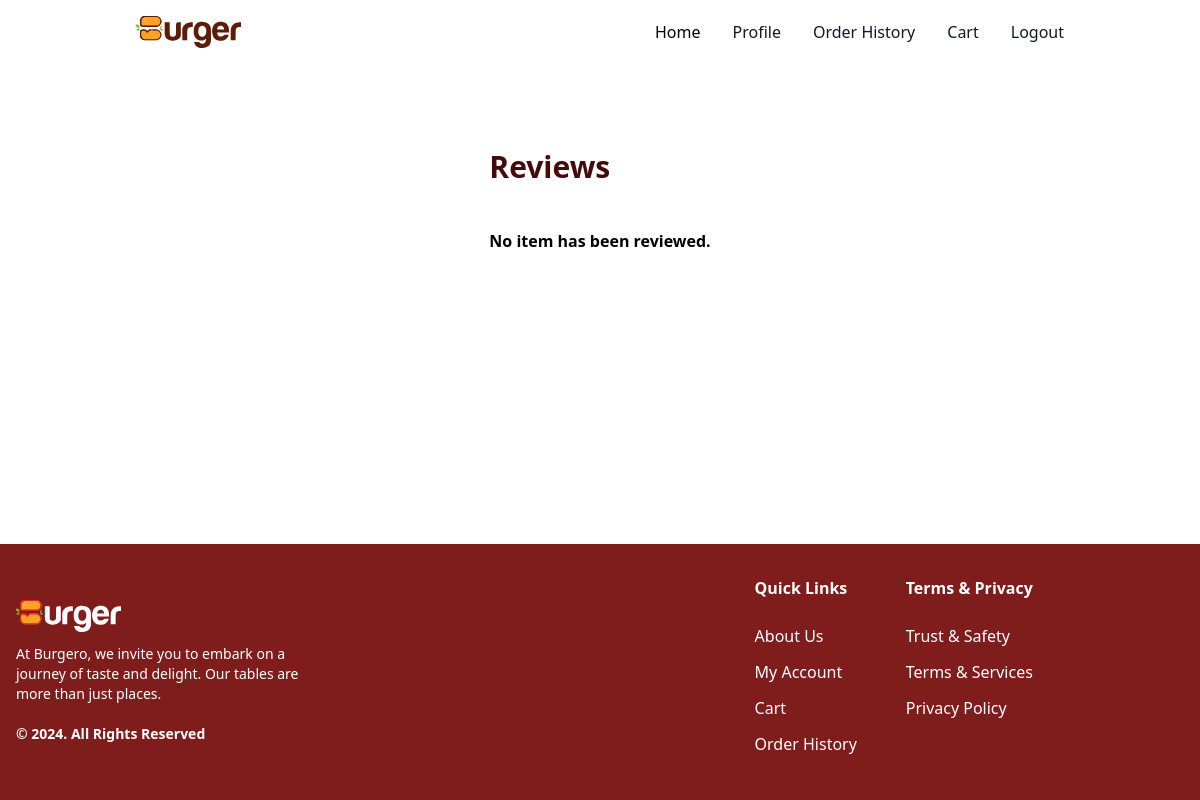
The page /reviews/ (signed in) on the database as committed earlier.
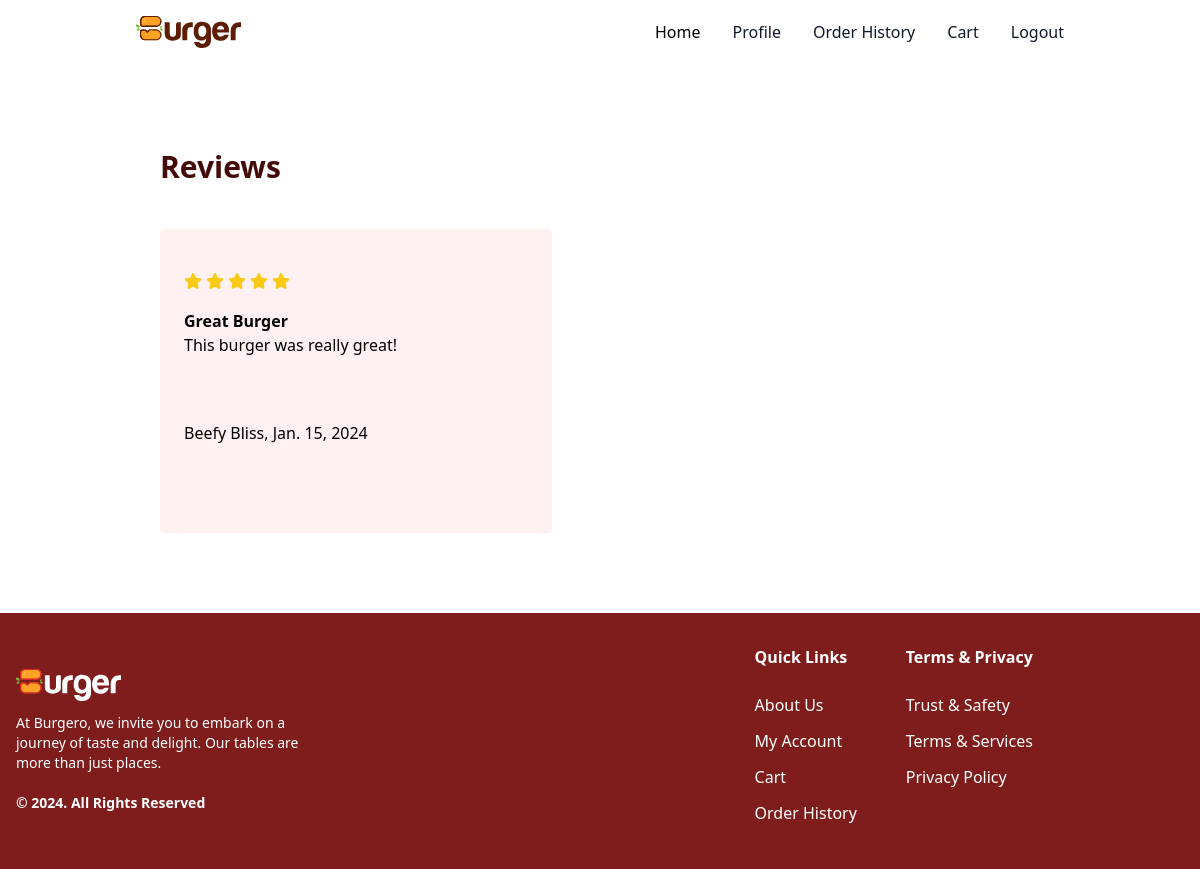
The same page on the database as committed later.
### review/models.py (models this page shows, shortened)
class Review(models.Model):
    user = models.ForeignKey(User, on_delete=models.CASCADE)
    rating = models.IntegerField(default=0)
    heading = models.CharField(max_length=100, verbose_name="Title")
    review = models.TextField()
    date = models.DateField(auto_now_add=True)
    item = models.ForeignKey(Food, on_delete=models.CASCADE, related_name="review")

### food/models.py (models this page shows, shortened)
class Food(models.Model):
    name = models.CharField(max_length=100)
    description = models.TextField()
    price = models.DecimalField(max_digits=12, decimal_places=2)
    image = models.URLField()
    is_discount = models.BooleanField(blank=True, default=False)
    discount_price = models.DecimalField(max_digits=12, decimal_places=2, blank=True, null=True)
    category = models.ManyToManyField(Category)

### review/views.py (the view)
# urls.py: path('reviews/', ReviewListView.as_view(), name="reviews")
class ReviewListView(ListView, LoginRequiredMixin):
    template_name = 'reviews.html'
    model = Review
    def get_queryset(self):
        queryset = super().get_queryset().filter(
            user=self.request.user
        )
        return queryset

### review/templates/reviews.html (shortened to what this page needs)
{% extends 'base.html' %}
{% block main %}
<section class="mb-20">
    <div class="flex flex-col items-center">
        <div class="w-11/12">
            <div class="flex justify-center">
                <div>
                    <h1 class="text-5xl text-red-950 font-bold mt-20 mb-10">Reviews</h1>
            <div>
                {% if object_list %}
                <div class="grid gap-3 grid-cols-3">
                    {% for review in object_list %}
                        <div class="w-[392px] min-h-[296px] bg-rose-50 p-6 rounded">
                            <div>
                                <div class="flex gap-1  my-5 rating" id="{{review.rating}} {{review.pk}} rating">
                                    <i class="fa-solid fa-star cursor-pointer text-gray-500" id="1 {{review.pk}}"></i>
                                    <i class="fa-solid fa-star cursor-pointer text-gray-500" id="2 {{review.pk}}"></i>
                                    <i class="fa-solid fa-star cursor-pointer text-gray-500" id="3 {{review.pk}}"></i>
                                    <i class="fa-solid fa-star cursor-pointer text-gray-500" id="4 {{review.pk}}"></i>
                                    <i class="fa-solid fa-star cursor-pointer text-gray-500" id="5 {{review.pk}}"></i>
                                </div>
                                <div style="display: grid;
                                grid-template-rows: auto 1fr auto;
                                min-height: 200px;">
                                    <div style="display: flex;
                                    align-items: center;">
                                        <div>
                                            <h3 class="font-semibold">{{review.heading}}</h3>
                                            <p>
                                                {{review.review}}
                                            </p>
                                        </div>
                                    </div>
                                    <div class="mt-auto mb-auto" style="margin-top: auto; margin-bottom: auto;">
                                        <p><span class="font-medium">{{review.item.name}}</span>, <span class="font-light">{{review.date}}</span></p>
                                    </div>
                                </div>
                            </div>
                        </div>
                    {% endfor %}
                </div>
                {% else %}
                <div>
                    <h3 class="font-xl font-semibold">No item has been reviewed.</h3>
                </div>
                {% endif %}
            </div>
                </div>
            </div>
        </div>
    </div>
</section>
{% endblock %}

Rows that differ between the two databases and show on the page:
added Review: heading "Great Burger", review "This burger was really great!", item.name "Beefy Bliss", date "Jan. 15, 2024"
Other text that changed with them:
text no longer shown: "No item has been reviewed."
